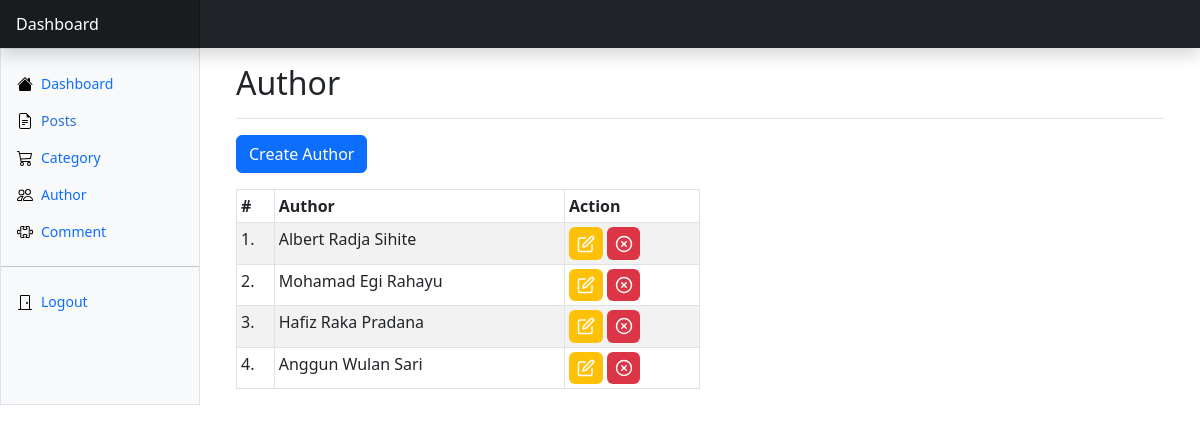
The page /Dashboard/author.php (signed in) on the database its author committed.
### tables this page shows
CREATE TABLE `author` (
  `id` int(11) NOT NULL,
  `nama_author` varchar(100) NOT NULL
);

### php/functions.php (called while the page is built, shortened)
<?php
function koneksi()
{
    $conn = mysqli_connect("localhost", "root", "");
    mysqli_select_db($conn, "berita");
    return $conn;
}
function query($sql)
{
    $conn = koneksi();
    $result = mysqli_query($conn, "$sql");
    $rows = [];
    while ($row = mysqli_fetch_assoc($result)) {
        $rows[] = $row;
    }
    return $rows;
}

### Dashboard/author.php (the view, shortened to what this page needs)
<?php
require '../php/functions.php';
$author = query("SELECT id, nama_author FROM author");
?>
<!DOCTYPE html>
<html lang="en">
<head>
    <link href="https://cdn.jsdelivr.net/npm/bootstrap@5.3.2/dist/css/bootstrap.min.css" rel="stylesheet">
    <link rel="stylesheet" href="https://cdnjs.cloudflare.com/ajax/libs/twitter-bootstrap/5.2.0/css/bootstrap.min.css">
    <link rel="stylesheet" href="https://cdn.datatables.net/1.13.4/css/dataTables.bootstrap5.min.css">
    <link rel="stylesheet" href="https://cdn.jsdelivr.net/npm/bootstrap-icons@1.11.1/font/bootstrap-icons.css">
    <link href="dashboard.css" rel="stylesheet">
</head>
<body>
    <header class="navbar sticky-top bg-dark flex-md-nowrap p-0 shadow" data-bs-theme="dark">
        <a class="navbar-brand col-md-3 col-lg-2 me-0 px-3 fs-6 text-white" href="admin.php">Dashboard</a>
    </header>
    <div class="container-fluid">
        <div class="row">
            <div class="sidebar border border-right col-md-3 col-lg-2 p-0 bg-body-tertiary">
                <div class="offcanvas-md offcanvas-end bg-body-tertiary" tabindex="-1" id="sidebarMenu" aria-labelledby="sidebarMenuLabel">
                    <div class="offcanvas-body d-md-flex flex-column p-0 pt-lg-3 overflow-y-auto">
                        <ul class="nav flex-column">
                            <li class="nav-item">
                                <a class="nav-link d-flex align-items-center gap-2" aria-current="page" href="admin.php">
                                    <svg class="bi">
                                        <use xlink:href="#house-fill" />
                                    </svg>
                                    Dashboard
                                </a>
                            </li>
                            <li class="nav-item">
                                <a class="nav-link d-flex align-items-center gap-2 active" href="posts.php">
                                    <svg class="bi">
                                        <use xlink:href="#file-earmark-text" />
                                    </svg>
                                    Posts
                                </a>
                            </li>
                            <li class="nav-item">
                                <a class="nav-link d-flex align-items-center gap-2" href="category.php">
                                    <svg class="bi">
                                        <use xlink:href="#cart" />
                                    </svg>
                                    Category
                                </a>
                            </li>
                            <li class="nav-item">
                                <a class="nav-link d-flex align-items-center gap-2" href="author.php">
                                    <svg class="bi">
                                        <use xlink:href="#people" />
                                    </svg>
                                    Author
                                </a>
                            </li>
                            <li class="nav-item">
                                <a class="nav-link d-flex align-items-center gap-2" href="comment.php">
                                    <svg class="bi">
                                        <use xlink:href="#puzzle" />
                                    </svg>
                                    Comment
                                </a>
                            </li>
                        </ul>
                        <hr class="my-3">
                        <ul class="nav flex-column mb-auto">
                            <li class="nav-item">
                                <a class="nav-link d-flex align-items-center gap-2" href="logout.php">
                                    <svg class="bi">
                                        <use xlink:href="#door-closed" />
                                    </svg>
                                    Logout
                                </a>
                            </li>
                        </ul>
                    </div>
                </div>
            </div>
            <main class="col-md-9 ms-sm-auto col-lg-10 px-md-4">
                <div class="container">
                    <div class="d-flex justify-content-between flex-wrap flex-md-nowrap align-items-center pt-3 pb-2 mb-3 border-bottom">
                        <h1 class="h2">Author</h1>
                    </div>
                    <div class="table-responsive col-lg-6">
                        <a href="../php/author/create.php" class="btn btn-primary mb-3">Create Author</a>
                        <table class="table table-bordered  table-striped table-sm">
                            <thead>
                                <tr>
                                    <th scope="col">#</th>
                                    <th scope="col">Author</th>
                                    <th scope="col">Action</th>
                                </tr>
                            </thead>
                            <?php $i = 1; ?>
                            <tbody>
                                <?php foreach ($author as $auth) : ?>
                                    <tr>
                                        <td><?= $i; ?>.</td>
                                        <td><?= $auth['nama_author']; ?></td>
                                        <td>
                                            <a href="../php/author/edit.php?id=<?= $auth['id']; ?>" class="badge bg-warning"><span data-feather="edit" style="width: 18px;"></span></a>
                                            <a href="../php/author/delete.php?id=<?= $auth['id']; ?>" class="badge bg-danger" onclick="return confirm('Hapus Data?')"><span data-feather="x-circle" style="width: 18px;"></span></a>
                                        </td>
                                    </tr>
                                    <?php $i++; ?>
                                <?php endforeach; ?>
                            </tbody>
                        </table>
                    </div>
                </div>
            </main>
        </div>
    </div>
</body>
</html>

### Dashboard/dashboard.css (style rules this page uses)
.bi { display: inline-block; width: 1rem; height: 1rem; }
.sidebar .nav-link { font-size: .875rem; font-weight: 500; }
.sidebar .nav-link.active { color: #2470dc; }
.navbar-brand { padding-top: .75rem; padding-bottom: .75rem; background-color: rgba(0, 0, 0, .25); box-shadow: inset -1px 0 0 rgba(0, 0, 0, .25); }

### rows shown on the page
author: nama_author "Albert Radja Sihite"
author: nama_author "Mohamad Egi Rahayu"
author: nama_author "Hafiz Raka Pradana"
author: nama_author "Anggun Wulan Sari"
